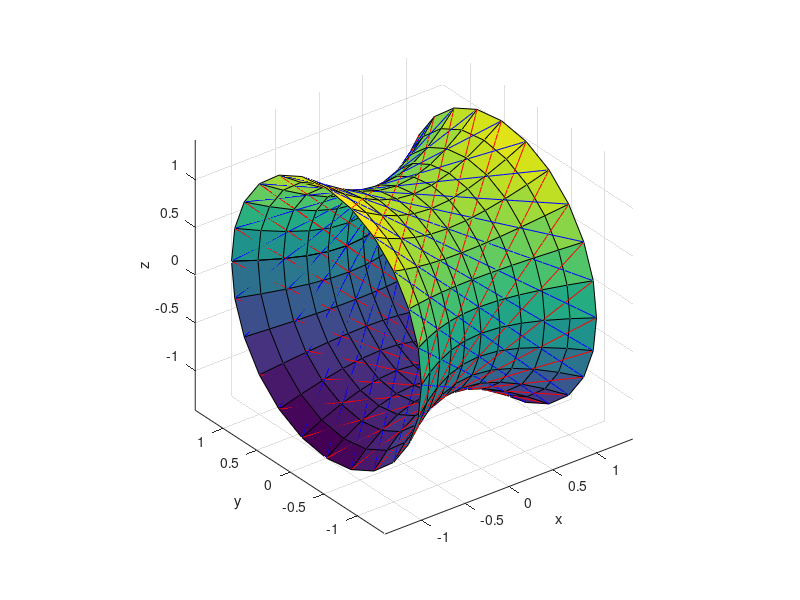

Source code (MATLAB):
function Hyperboloid(a,b,c)
if(nargin==0)
    a=1;b=1;c=1;
end
scale=[0:0.1:1];
X=[(2*a).*scale - a];
scale = real((1+X.^2./(a^2)).^0.5);
Y=[cos(0:pi/12:2*pi)]'*(b.*scale);
Z=[sin(0:pi/12:2*pi)]'*(c.*scale);
X=ones(1,size(Y,1))'*X;
surf(X,Y,Z);
axis equal
hold on
len=floor(length(scale)/2)+1;
lines(a,b,c,Y(:,len),Z(:,len));
hold off
end

function lines(a,b,c,Y,Z)
xlabel('x');ylabel('y');zlabel('z');
scale=[-1:0.05:1];
len1 = length(Y); len2=length(scale);
X=zeros(1,len2);Y1=zeros(1,len2);Z1=zeros(1,len2);
Y2=zeros(1,len2);Z2=zeros(1,len2);
for k=1:len1
    for m=1:len2
        t=scale(m);
        X(m)=a*t;
        Y1(m)=Y(k)+b*Z(k)/c*t;
        Z1(m)=Z(k)-c*Y(k)/b*t;
        Y2(m)=Y(k)-b*Z(k)/b*t;
        Z2(m)=Z(k)+c*Y(k)/b*t;
    end
    plot3(X,Y1,Z1,'r');
    plot3(X,Y2,Z2,'b');
end
end